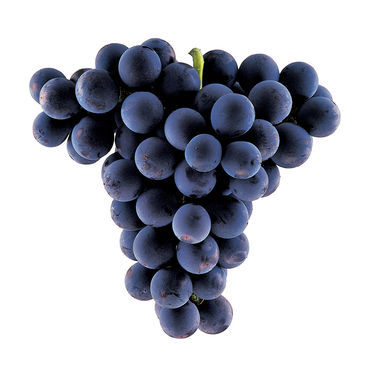
#> input picture catch-up/images/grape1.jpg, 370 x 370 px, found by its file name; its folder holds only this picture in this run
$ python square_max.py   (Python 2 division)   (older library calls are emulated)
#> lines starting #> are read from the running program, lines starting #| are printed output that depends on the picture
#!/usr/bin/env python
# -*- coding: utf-8 -*-

import os

from PIL import Image

for i, imgpath in enumerate(os.listdir("images")):
    if not imgpath.endswith(".jpg"):
        print "not image file!:%s" % imgpath
        continue
    print i
    img = Image.open("images/" + imgpath)
#> img is the input picture: PIL image 370x370 RGB; mean R, G, B 181, 183.1, 191.8
    size = min(img.size) # img.size は、(width, height)というタプルを返す。PILのバージョンによっては、img.width, img.heightも使えるが。
#> size = 370
    start_x = img.size[0] / 2 - size / 2
#> start_x = 0
    start_y = img.size[1] / 2 - size / 2
#> start_y = 0
    box = (start_x, start_y, start_x + size, start_y + size) #  box is a 4-tuple defining the left, upper, right, and lower pixel coordinate.
#> box = (0, 0, 370, 370)
    img2 = img.crop(box).resize((256, 256), Image.ANTIALIAS)
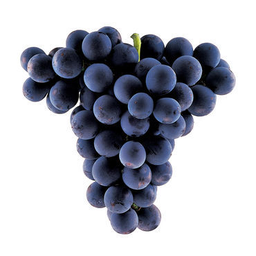
#> img2: PIL image 256x256 RGB; mean R, G, B 181, 183.1, 191.7
    img2.save('images/' + imgpath, 'JPEG')
